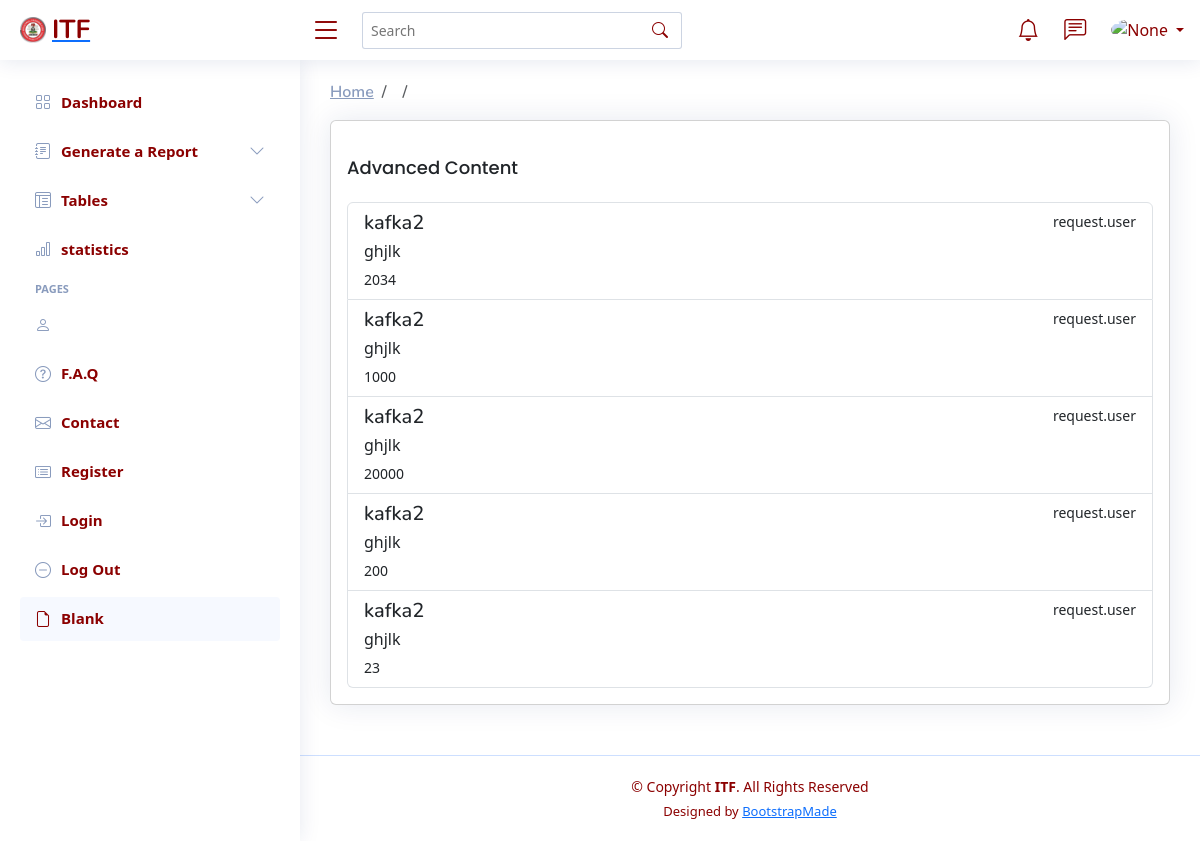
Page /table7/list on the committed database.
### table7/models.py (models this page shows)
class STP2(models.Model):
    user = models.ForeignKey("accounts.User", related_name = "stp2", on_delete=models.CASCADE,blank = True)
    name = models.CharField(max_length=50)
    ttpi = models.CharField( max_length=50)
    date = models.CharField( max_length=50)
    no_org = models.IntegerField()
    no_part = models.IntegerField()
    course_fee = models.IntegerField()
    ammount = models.IntegerField()
    verified_hot = models.BooleanField(default = False,blank = True)
    rejected = models.BooleanField(default = False,blank = True)
    verified_manager = models.BooleanField(default = False,blank = True)
    rejected2 = models.BooleanField(default = False,blank = True)
    approved = models.BooleanField(default = False,blank = True)

### accounts/models.py (models this page shows)
class User(AbstractUser):
    name = models.CharField(max_length=50,default = "John Doe")
    avatar = models.ImageField(default = "default2.png",blank = True)
    username = models.CharField(max_length=50,unique = True)
    is_AreaManager = models.BooleanField(default = False,blank = True)
    is_HOT = models.BooleanField(default = False,blank = True)
    is_CDN = models.BooleanField(default = False,blank = True)
    is_verified = models.BooleanField(default = False,blank = True)
    is_TDO = models.BooleanField(default = False,blank = True)

### table7/views.py (the view)
# urls.py: path('list',views.form_list,name = "form-list"),
def form_list(request):
    stp2 = STP2.objects.all()
    context = {
        "stp2":stp2
    }
    return render(request,"table7/formList.html",context)

### table7/templates/table7/formList.html
{% extends 'base.html' %}
{% block content %}
<div class="card">
    <div class="card-body">
      <h5 class="card-title">Advanced Content</h5>
      <div class="list-group">
        {% for objects in stp2 %}
        <a href="{% url 'table1:formDetail' objects.pk %}" class="list-group-item list-group-item-action " aria-current="true">
          <div class="d-flex w-100 justify-content-between">
            <h5 class="mb-1">{{objects.user}}</h5>
            <small>{{objects.name}}</small>
          </div>
          <p class="mb-1">{{objects.ttpi}}</p>
          <small>{{objects.course_fee}}</small>
        </a>
        {% endfor %}
      </div>
    </div>
  </div>
{% endblock content %}

### static/assets/css/style.css (style rules this page uses)
:root { scroll-behavior: smooth; }
body { font-family: "Open Sans", sans-serif; background: #f6f9ff; color: #444444; }
a { color: darkred; text-decoration: none; }
h1, h2, h3, h4, h5, h6 { font-family: "Nunito", sans-serif; }
.card { margin-bottom: 30px; border: none; border-radius: 5px; box-shadow: 0px 0 30px rgba(1, 41, 112, 0.1); }
.card-title { padding: 20px 0 15px 0; font-size: 18px; font-weight: 500; color: darkred; font-family: "Poppins", sans-serif; }
.card-body { padding: 0 20px 20px 20px; }

### rows in the picture
STP2: user "kafka2", name "request.user", ttpi "ghjlk", course_fee "2034"
STP2: user "kafka2", name "request.user", ttpi "ghjlk", course_fee "1000"
STP2: user "kafka2", name "request.user", ttpi "ghjlk", course_fee "20000"
STP2: user "kafka2", name "request.user", ttpi "ghjlk", course_fee "200"
STP2: user "kafka2", name "request.user", ttpi "ghjlk", course_fee "23"
